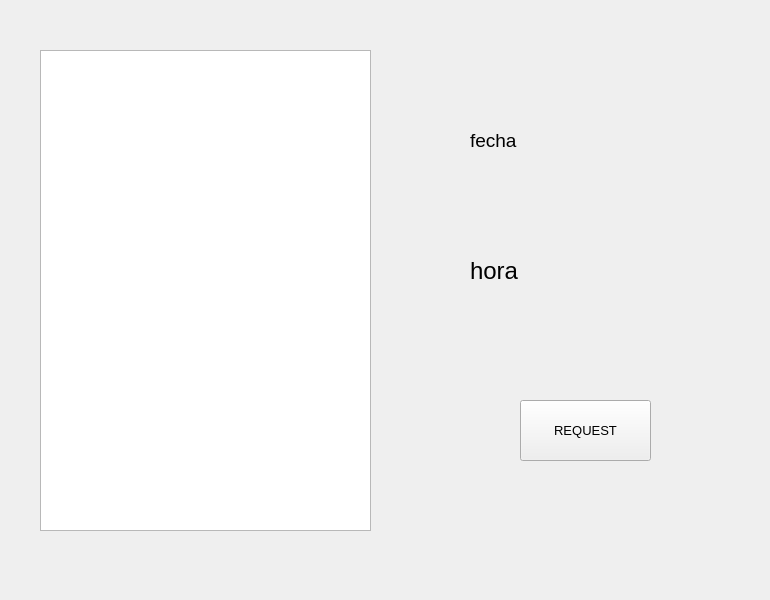
<?xml version="1.0" encoding="UTF-8"?>
<ui version="4.0">
 <class>MainWindow</class>
 <widget class="QMainWindow" name="MainWindow">
  <property name="geometry">
   <rect>
    <x>0</x>
    <y>0</y>
    <width>770</width>
    <height>600</height>
   </rect>
  </property>
  <property name="font">
   <font>
    <pointsize>10</pointsize>
   </font>
  </property>
  <property name="windowTitle">
   <string>MainWindow</string>
  </property>
  <property name="layoutDirection">
   <enum>Qt::LeftToRight</enum>
  </property>
  <widget class="QWidget" name="centralwidget">
   <widget class="QPushButton" name="boton">
    <property name="geometry">
     <rect>
      <x>520</x>
      <y>400</y>
      <width>131</width>
      <height>61</height>
     </rect>
    </property>
    <property name="text">
     <string>REQUEST</string>
    </property>
   </widget>
   <widget class="QLabel" name="fecha">
    <property name="geometry">
     <rect>
      <x>470</x>
      <y>110</y>
      <width>241</width>
      <height>61</height>
     </rect>
    </property>
    <property name="font">
     <font>
      <pointsize>14</pointsize>
     </font>
    </property>
    <property name="text">
     <string>fecha</string>
    </property>
   </widget>
   <widget class="QLabel" name="hora">
    <property name="geometry">
     <rect>
      <x>470</x>
      <y>240</y>
      <width>241</width>
      <height>61</height>
     </rect>
    </property>
    <property name="font">
     <font>
      <pointsize>18</pointsize>
     </font>
    </property>
    <property name="text">
     <string>hora</string>
    </property>
   </widget>
   <widget class="QListWidget" name="lista">
    <property name="geometry">
     <rect>
      <x>40</x>
      <y>50</y>
      <width>331</width>
      <height>481</height>
     </rect>
    </property>
   </widget>
  </widget>
 </widget>
 <resources/>
 <connections/>
</ui>
